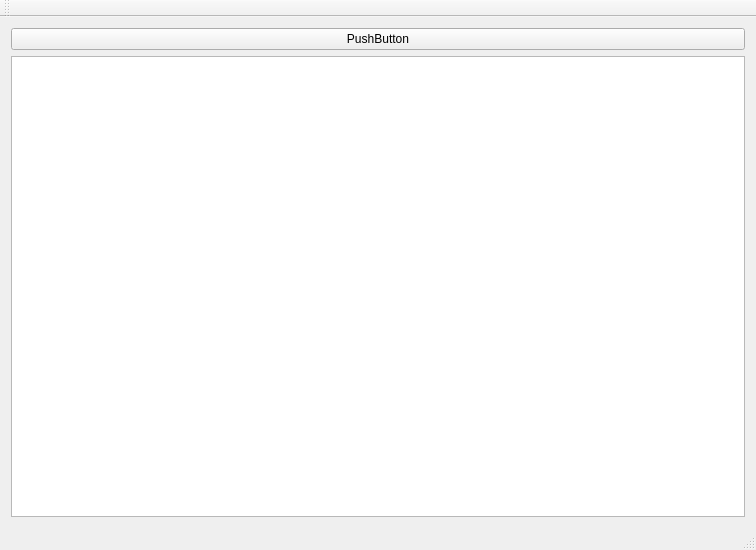
<?xml version="1.0" encoding="UTF-8"?>
<ui version="4.0">
 <class>MainWindow</class>
 <widget class="QMainWindow" name="MainWindow">
  <property name="geometry">
   <rect>
    <x>0</x>
    <y>0</y>
    <width>756</width>
    <height>550</height>
   </rect>
  </property>
  <property name="windowTitle">
   <string>MainWindow</string>
  </property>
  <widget class="QWidget" name="centralWidget">
   <layout class="QGridLayout" name="gridLayout">
    <item row="1" column="0">
     <widget class="QGraphicsView" name="graphicsView"/>
    </item>
    <item row="0" column="0">
     <widget class="QPushButton" name="btnTestPost">
      <property name="text">
       <string>PushButton</string>
      </property>
     </widget>
    </item>
   </layout>
  </widget>
  <widget class="QMenuBar" name="menuBar">
   <property name="geometry">
    <rect>
     <x>0</x>
     <y>0</y>
     <width>756</width>
     <height>21</height>
    </rect>
   </property>
  </widget>
  <widget class="QToolBar" name="mainToolBar">
   <attribute name="toolBarArea">
    <enum>TopToolBarArea</enum>
   </attribute>
   <attribute name="toolBarBreak">
    <bool>false</bool>
   </attribute>
  </widget>
  <widget class="QStatusBar" name="statusBar"/>
 </widget>
 <layoutdefault spacing="6" margin="11"/>
 <resources/>
 <connections/>
</ui>
